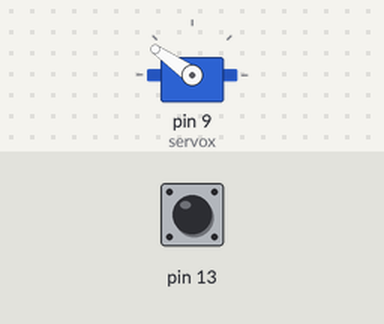
Bench run of a sketch on a simulated Arduino Uno, built with avr-gcc and run on an emulated ATmega328P. Parts: servo. Inputs (shaded band) come from the test bench; at power-on: pin 13 HIGH.

Above: at 0.6 s.
At 1.3 s:
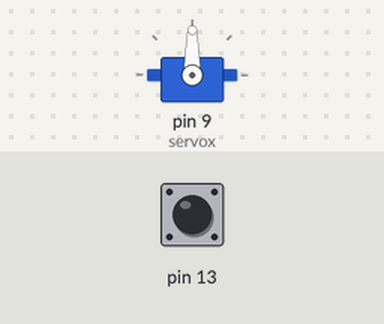
1.4 s: pin 13 pulled LOW for 3.2 s
At 5.0 s:
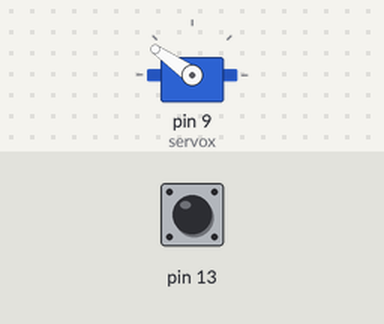
Timing chart, 0 to 12.1 s (numbered marks = the images above; inputs shaded):
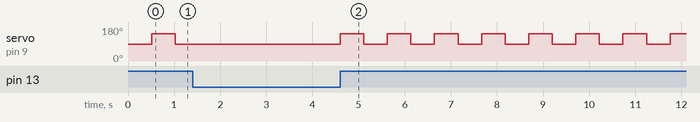

The sketch:

new_wave.ino
```cpp
#include <Servo.h>

// Create the servo objects
Servo servox;

int low_pos;
int high_pos;
unsigned long period;
unsigned long low_time;
unsigned long current;
unsigned long new_millis;

void setup() {
  servox.attach(9);  // Attach the servo
  current = millis();
  period = 1022;
  low_time = period*500/1000;
  low_pos = 90;
  // high_pos = 93;
  high_pos = 145;
  pinMode(13, INPUT_PULLUP);
}

void loop() {
  if (millis() > current + period) {
    current = current + period;
    servox.write(low_pos);
  } else if ((millis() > current + low_time) && digitalRead(13)) {
    servox.write(high_pos);
  }
}
```
